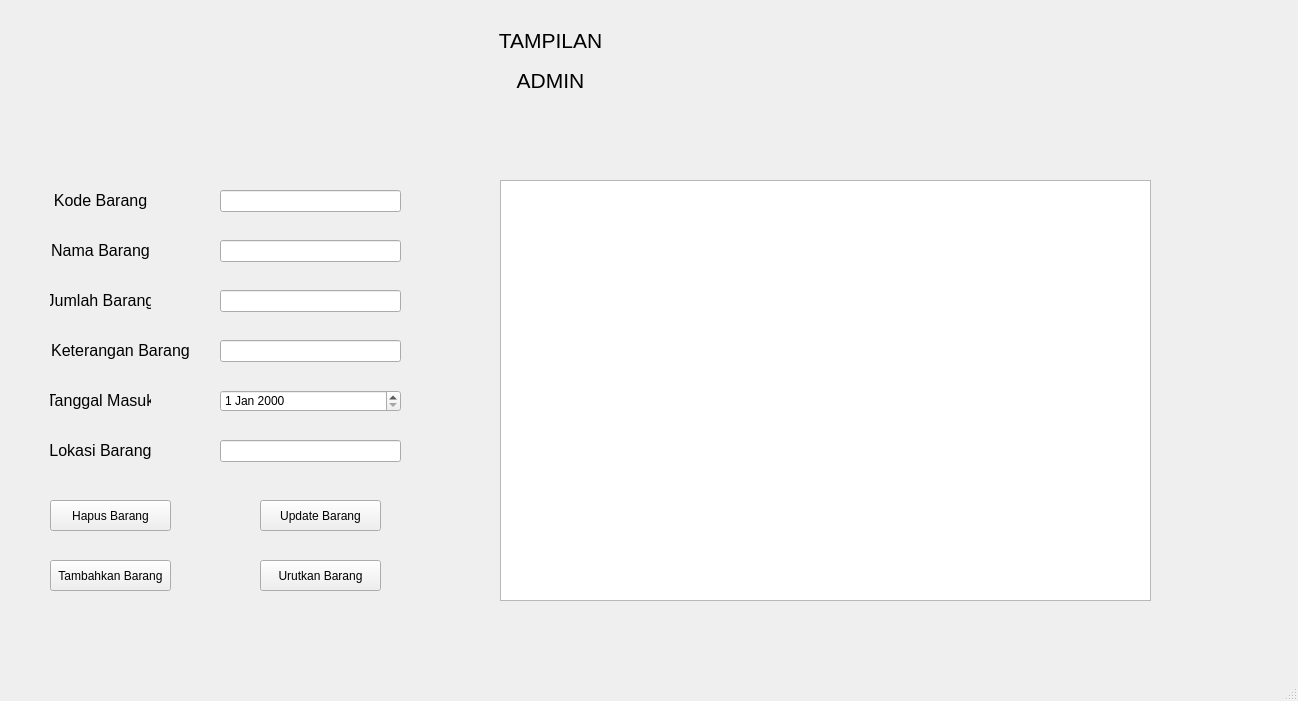
<?xml version="1.0" encoding="UTF-8"?>
<ui version="4.0">
 <class>HalamanAdmin</class>
 <widget class="QMainWindow" name="HalamanAdmin">
  <property name="geometry">
   <rect>
    <x>0</x>
    <y>0</y>
    <width>1298</width>
    <height>701</height>
   </rect>
  </property>
  <property name="windowTitle">
   <string>MainWindow</string>
  </property>
  <property name="styleSheet">
   <string notr="true">background-image: url(:/bg/bg.jpg);</string>
  </property>
  <widget class="QWidget" name="centralwidget">
   <widget class="QLabel" name="label">
    <property name="geometry">
     <rect>
      <x>490</x>
      <y>10</y>
      <width>121</width>
      <height>61</height>
     </rect>
    </property>
    <property name="font">
     <font>
      <pointsize>16</pointsize>
     </font>
    </property>
    <property name="styleSheet">
     <string notr="true">background-image: url(:/new/prefix1/Company.jpg);</string>
    </property>
    <property name="text">
     <string>TAMPILAN</string>
    </property>
    <property name="alignment">
     <set>Qt::AlignCenter</set>
    </property>
   </widget>
   <widget class="QLabel" name="label_2">
    <property name="geometry">
     <rect>
      <x>490</x>
      <y>50</y>
      <width>121</width>
      <height>61</height>
     </rect>
    </property>
    <property name="font">
     <font>
      <pointsize>16</pointsize>
     </font>
    </property>
    <property name="styleSheet">
     <string notr="true">background-image: url(:/new/prefix1/Company.jpg);</string>
    </property>
    <property name="text">
     <string>ADMIN</string>
    </property>
    <property name="alignment">
     <set>Qt::AlignCenter</set>
    </property>
   </widget>
   <widget class="QLineEdit" name="textEditNama">
    <property name="geometry">
     <rect>
      <x>220</x>
      <y>240</y>
      <width>181</width>
      <height>22</height>
     </rect>
    </property>
    <property name="styleSheet">
     <string notr="true">background-image: url(:/new/prefix1/Company.jpg);</string>
    </property>
   </widget>
   <widget class="QLineEdit" name="textEditJumlah">
    <property name="geometry">
     <rect>
      <x>220</x>
      <y>290</y>
      <width>181</width>
      <height>22</height>
     </rect>
    </property>
    <property name="styleSheet">
     <string notr="true">background-image: url(:/new/prefix1/Company.jpg);</string>
    </property>
   </widget>
   <widget class="QLineEdit" name="textEditKeterangan">
    <property name="geometry">
     <rect>
      <x>220</x>
      <y>340</y>
      <width>181</width>
      <height>22</height>
     </rect>
    </property>
    <property name="styleSheet">
     <string notr="true">background-image: url(:/new/prefix1/Company.jpg);</string>
    </property>
   </widget>
   <widget class="QLineEdit" name="textEditKode">
    <property name="geometry">
     <rect>
      <x>220</x>
      <y>190</y>
      <width>181</width>
      <height>22</height>
     </rect>
    </property>
    <property name="styleSheet">
     <string notr="true">background-image: url(:/new/prefix1/Company.jpg);</string>
    </property>
   </widget>
   <widget class="QLineEdit" name="textEditLokasi">
    <property name="geometry">
     <rect>
      <x>220</x>
      <y>440</y>
      <width>181</width>
      <height>22</height>
     </rect>
    </property>
    <property name="styleSheet">
     <string notr="true">background-image: url(:/new/prefix1/Company.jpg);</string>
    </property>
   </widget>
   <widget class="QDateEdit" name="textEditTanggal">
    <property name="geometry">
     <rect>
      <x>220</x>
      <y>390</y>
      <width>181</width>
      <height>22</height>
     </rect>
    </property>
    <property name="styleSheet">
     <string notr="true">background-image: url(:/new/prefix1/Company.jpg);</string>
    </property>
   </widget>
   <widget class="QLabel" name="label_3">
    <property name="geometry">
     <rect>
      <x>50</x>
      <y>190</y>
      <width>101</width>
      <height>21</height>
     </rect>
    </property>
    <property name="font">
     <font>
      <pointsize>12</pointsize>
     </font>
    </property>
    <property name="styleSheet">
     <string notr="true">background-image: url(:/new/prefix1/Company.jpg);</string>
    </property>
    <property name="frameShape">
     <enum>QFrame::NoFrame</enum>
    </property>
    <property name="text">
     <string>Kode Barang</string>
    </property>
    <property name="alignment">
     <set>Qt::AlignCenter</set>
    </property>
   </widget>
   <widget class="QLabel" name="label_4">
    <property name="geometry">
     <rect>
      <x>50</x>
      <y>240</y>
      <width>101</width>
      <height>21</height>
     </rect>
    </property>
    <property name="font">
     <font>
      <pointsize>12</pointsize>
     </font>
    </property>
    <property name="styleSheet">
     <string notr="true">background-image: url(:/new/prefix1/Company.jpg);</string>
    </property>
    <property name="frameShape">
     <enum>QFrame::NoFrame</enum>
    </property>
    <property name="text">
     <string>Nama Barang</string>
    </property>
    <property name="alignment">
     <set>Qt::AlignCenter</set>
    </property>
   </widget>
   <widget class="QLabel" name="label_5">
    <property name="geometry">
     <rect>
      <x>50</x>
      <y>290</y>
      <width>101</width>
      <height>21</height>
     </rect>
    </property>
    <property name="font">
     <font>
      <pointsize>12</pointsize>
     </font>
    </property>
    <property name="styleSheet">
     <string notr="true">background-image: url(:/new/prefix1/Company.jpg);</string>
    </property>
    <property name="frameShape">
     <enum>QFrame::NoFrame</enum>
    </property>
    <property name="text">
     <string>Jumlah Barang</string>
    </property>
    <property name="alignment">
     <set>Qt::AlignCenter</set>
    </property>
   </widget>
   <widget class="QLabel" name="label_6">
    <property name="geometry">
     <rect>
      <x>50</x>
      <y>340</y>
      <width>141</width>
      <height>21</height>
     </rect>
    </property>
    <property name="font">
     <font>
      <pointsize>12</pointsize>
     </font>
    </property>
    <property name="styleSheet">
     <string notr="true">background-image: url(:/new/prefix1/Company.jpg);</string>
    </property>
    <property name="frameShape">
     <enum>QFrame::NoFrame</enum>
    </property>
    <property name="text">
     <string>Keterangan Barang</string>
    </property>
    <property name="alignment">
     <set>Qt::AlignCenter</set>
    </property>
   </widget>
   <widget class="QLabel" name="label_7">
    <property name="geometry">
     <rect>
      <x>50</x>
      <y>390</y>
      <width>101</width>
      <height>21</height>
     </rect>
    </property>
    <property name="font">
     <font>
      <pointsize>12</pointsize>
     </font>
    </property>
    <property name="styleSheet">
     <string notr="true">background-image: url(:/new/prefix1/Company.jpg);</string>
    </property>
    <property name="frameShape">
     <enum>QFrame::NoFrame</enum>
    </property>
    <property name="text">
     <string>Tanggal Masuk</string>
    </property>
    <property name="alignment">
     <set>Qt::AlignCenter</set>
    </property>
   </widget>
   <widget class="QLabel" name="label_8">
    <property name="geometry">
     <rect>
      <x>50</x>
      <y>440</y>
      <width>101</width>
      <height>21</height>
     </rect>
    </property>
    <property name="font">
     <font>
      <pointsize>12</pointsize>
     </font>
    </property>
    <property name="styleSheet">
     <string notr="true">background-image: url(:/new/prefix1/Company.jpg);</string>
    </property>
    <property name="frameShape">
     <enum>QFrame::NoFrame</enum>
    </property>
    <property name="text">
     <string>Lokasi Barang</string>
    </property>
    <property name="alignment">
     <set>Qt::AlignCenter</set>
    </property>
   </widget>
   <widget class="QPushButton" name="pushButtonTambah">
    <property name="geometry">
     <rect>
      <x>50</x>
      <y>560</y>
      <width>121</width>
      <height>31</height>
     </rect>
    </property>
    <property name="styleSheet">
     <string notr="true">background-image: url(:/new/prefix1/Company.jpg);</string>
    </property>
    <property name="text">
     <string>Tambahkan Barang</string>
    </property>
   </widget>
   <widget class="QPushButton" name="pushButtonHapus">
    <property name="geometry">
     <rect>
      <x>50</x>
      <y>500</y>
      <width>121</width>
      <height>31</height>
     </rect>
    </property>
    <property name="styleSheet">
     <string notr="true">background-image: url(:/new/prefix1/Company.jpg);</string>
    </property>
    <property name="text">
     <string>Hapus Barang</string>
    </property>
   </widget>
   <widget class="QTableView" name="tableView">
    <property name="geometry">
     <rect>
      <x>500</x>
      <y>180</y>
      <width>651</width>
      <height>421</height>
     </rect>
    </property>
    <property name="contextMenuPolicy">
     <enum>Qt::DefaultContextMenu</enum>
    </property>
    <property name="styleSheet">
     <string notr="true">background-image: url(:/tampilan/Company Profile.jpg);
background-image: url(:/new/prefix1/Company.jpg);
</string>
    </property>
   </widget>
   <widget class="QPushButton" name="pushButtonUrutkan">
    <property name="geometry">
     <rect>
      <x>260</x>
      <y>560</y>
      <width>121</width>
      <height>31</height>
     </rect>
    </property>
    <property name="styleSheet">
     <string notr="true">background-image: url(:/new/prefix1/Company.jpg);</string>
    </property>
    <property name="text">
     <string>Urutkan Barang</string>
    </property>
   </widget>
   <widget class="QPushButton" name="pushButtonUpdate">
    <property name="geometry">
     <rect>
      <x>260</x>
      <y>500</y>
      <width>121</width>
      <height>31</height>
     </rect>
    </property>
    <property name="styleSheet">
     <string notr="true">background-image: url(:/new/prefix1/Company.jpg);</string>
    </property>
    <property name="text">
     <string>Update Barang</string>
    </property>
   </widget>
   <zorder>tableView</zorder>
   <zorder>label</zorder>
   <zorder>label_2</zorder>
   <zorder>textEditNama</zorder>
   <zorder>textEditJumlah</zorder>
   <zorder>textEditKeterangan</zorder>
   <zorder>textEditKode</zorder>
   <zorder>textEditLokasi</zorder>
   <zorder>textEditTanggal</zorder>
   <zorder>label_3</zorder>
   <zorder>label_4</zorder>
   <zorder>label_5</zorder>
   <zorder>label_6</zorder>
   <zorder>label_7</zorder>
   <zorder>label_8</zorder>
   <zorder>pushButtonTambah</zorder>
   <zorder>pushButtonHapus</zorder>
   <zorder>pushButtonUrutkan</zorder>
   <zorder>pushButtonUpdate</zorder>
  </widget>
  <widget class="QMenuBar" name="menubar">
   <property name="geometry">
    <rect>
     <x>0</x>
     <y>0</y>
     <width>1298</width>
     <height>26</height>
    </rect>
   </property>
  </widget>
  <widget class="QStatusBar" name="statusbar"/>
 </widget>
 <resources/>
 <connections/>
</ui>
